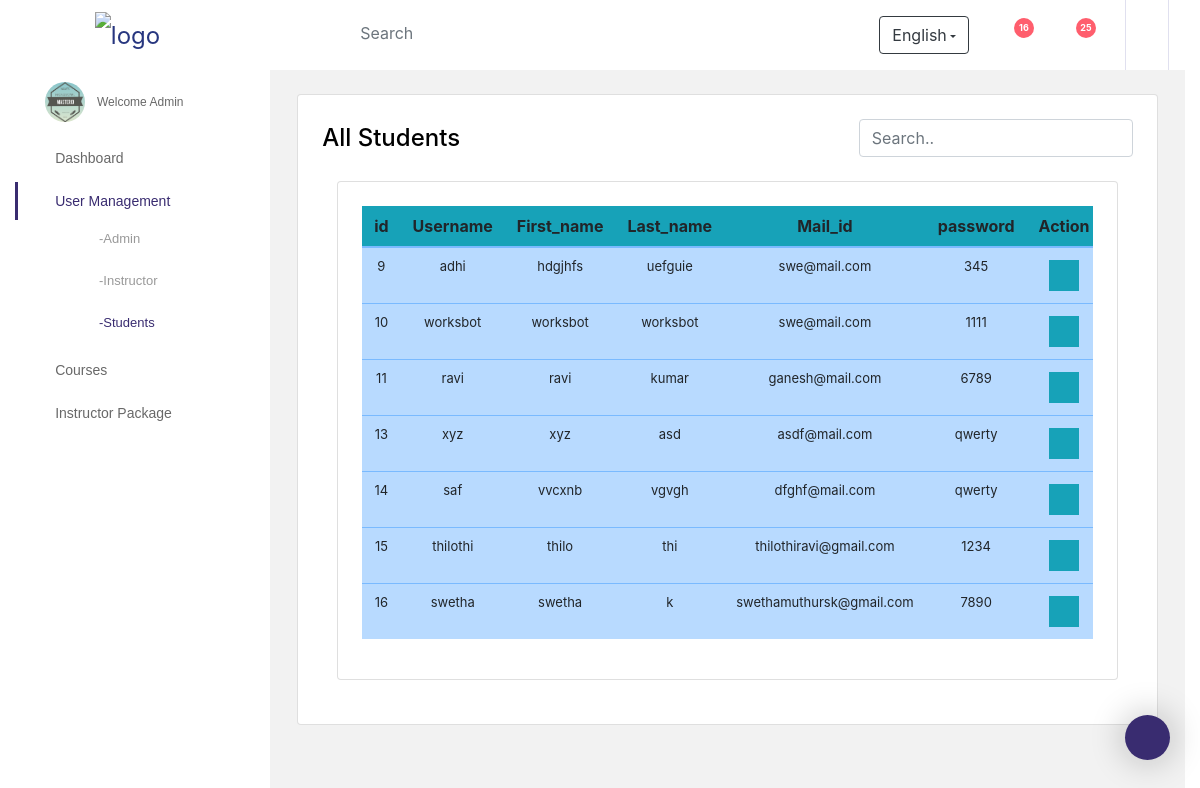
Screenshot of /all_student_admin with the database file from the repository.
### sub_part/models.py (models this page shows, shortened)
class allstudents(models.Model):
    Username=models.CharField(max_length=100)
    First_name=models.CharField(max_length=100)
    Last_name=models.CharField(max_length=100)
    Mail_id=models.EmailField()
    password=models.CharField(max_length=100)

### sub_part/views.py (the view)
# urls.py: path('all_student_admin',views.all_student_admin,name='all_student_admin'),
def all_student_admin(request):
    ex3=allstudents.objects.all()
    context={'ex3':ex3}
    return render(request,'all_student_admin.html',context)

### template/all_student_admin.html (shortened to what this page needs)
{% load static %}
<!DOCTYPE html>
<html lang="en">
<head>
  <link rel="stylesheet" href="{% static 'vendors/iconfonts/font-awesome/css/all.min.css' %}">
  <link rel="stylesheet" href="{% static 'vendors/css/vendor.bundle.base.css' %}">
  <link rel="stylesheet" href="{% static 'vendors/css/vendor.bundle.addons.css' %}">
  <link rel="stylesheet" href="{% static 'css/style1.css' %}">
  <link rel="stylesheet" href="https://maxcdn.bootstrapcdn.com/bootstrap/4.4.1/css/bootstrap.min.css">
</head>
<body>
  <div class="container-scroller">
    <nav class="navbar col-lg-12 col-12 p-0 fixed-top d-flex flex-row default-layout-navbar">
      <div class="text-center navbar-brand-wrapper d-flex align-items-center justify-content-center">
        <a class="navbar-brand brand-logo" href="{% url '/' %}"><img src="{% static 'images/logo1.jpg' %}" alt="logo"/></a>
      </div>
      <div class="navbar-menu-wrapper d-flex align-items-stretch">
        <button class="navbar-toggler navbar-toggler align-self-center" type="button" data-toggle="minimize">
          <span class="fas fa-bars"></span>
        </button>
        <ul class="navbar-nav">
          <li class="nav-item nav-search d-none d-md-flex">
            <div class="nav-link">
              <div class="input-group">
                <div class="input-group-prepend">
                  <span class="input-group-text">
                    <i class="fas fa-search"></i>
                  </span>
                </div>
                <input type="text" class="form-control" placeholder="Search" aria-label="Search">
              </div>
            </div>
          </li>
        </ul>
        <ul class="navbar-nav navbar-nav-right">
          <li class="nav-item dropdown d-none d-lg-flex">
            <div class="nav-link">
              <span class="dropdown-toggle btn btn-outline-dark" id="languageDropdown" data-toggle="dropdown">English</span>
            </div>
          </li>
          <li class="nav-item dropdown">
            <a class="nav-link count-indicator dropdown-toggle" id="notificationDropdown" href="#" data-toggle="dropdown">
              <i class="fas fa-bell mx-0"></i>
              <span class="count">16</span>
            </a>
          </li>
          <li class="nav-item dropdown">
            <a class="nav-link count-indicator dropdown-toggle" id="messageDropdown" href="#" data-toggle="dropdown" aria-expanded="false">
              <i class="fas fa-envelope mx-0"></i>
              <span class="count">25</span>
            </a>
          </li>
          <li class="nav-item nav-profile dropdown">
            <a class="fa fa-power-off" aria-hidden="true" href="{% url 'adminlogin' %}" >
            </a>
          </li>
        </ul>
      </div>
    </nav>
    <div class="container-fluid page-body-wrapper">
      <div class="theme-setting-wrapper">
        <div id="settings-trigger"><i class="fas fa-fill-drip"></i></div>
      </div>
      <nav class="sidebar sidebar-offcanvas" id="sidebar">
        <ul class="nav">
          <li class="nav-item nav-profile">
            <div class="nav-link">
              <div class="profile-image">
                <img src="{% static 'images/logo.jpg' %}" alt="image"/>
              </div>
              <div class="profile-name">
                <p class="designation">
                  Welcome Admin
                </p>
              </div>
            </div>
          </li>
          <li class="nav-item">
            <a class="nav-link" href="{% url 'index3' %}">
              <i class="fa fa-home"></i>
              <span class="menu-title">Dashboard</span>
            </a>
          </li>
          <li class="nav-item">
            <a class="nav-link" data-toggle="collapse" href="#page-layouts" aria-expanded="false" aria-controls="page-layouts">
              <i class="fa fa-user"></i>
              <span class="menu-title">User Management</span>
              <i class="menu-arrow"></i>
            </a>
            <div class="collapse" id="page-layouts">
              <ul class="nav flex-column sub-menu">
                <li class="nav-item "> <a class="nav-link" href="{% url 'admin_user_create' %}">-Admin</a></li>
                <li class="nav-item"> <a class="nav-link" href="{% url 'all_instructor' %}">-Instructor</a></li>
                <li class="nav-item"> <a class="nav-link" href="{% url 'all_student_admin' %}">-Students</a></li>
              </ul>
            </div>
          </li>
          <li class="nav-item">
            <a class="nav-link" data-toggle="collapse" href="#page-layouts" aria-expanded="false" aria-controls="page-layouts">
              <i class="fa fa-user"></i>
              <span class="menu-title">Courses</span>
              <i class="menu-arrow"></i>
            </a>
          </li>
          <li class="nav-item">
            <a class="nav-link" href="{% url 'instructor_pack' %}">
              <i class="fa fa-briefcase"></i>
              <span class="menu-title"> Instructor Package</span>
              <i class="menu-arrow"></i>
            </a>
          </li>
        </ul>
      </nav>
      <div class="main-panel">
        <div class="content-wrapper">
          <div class="row">
            <div class="col-12 grid-margin">
            <div class="card">
              <div class="card-body">
                <div class="page-header">
                  <h3 class="page-title">
                    All Students
                  </h3>
                  <nav>
                    <input class="form-control" id="myInput" type="text" placeholder="Search..">
                  </nav>
                </div>
                <div class="container">
                  <div class="row">
                    <div class="col-12 grid-margin">
                      <div class="card">
                        <div class="card-body">
                          <div class="table-responsive">
                            <table class="table table-boreded table-primary table-hover text-center" >
                              <thead class="bg-info">
                              <tr>
                                <th>id</th>
                                  <th>Username</th>
                                  <th>First_name</th>
                                  <th>Last_name</th>
                                  <th>Mail_id</th>
                                  <th>password</th>
                                  <th>Action</th>
                              </tr>
                              </thead>
                              <tbody id="myTable">
                              {% for i in ex3 %}
                              <tr>
                                <td>{{i.id}}</td>
                                  <td>{{i.Username}}</td>
                                  <td>{{i.First_name}}</td>
                                  <td>{{i.Last_name}}</td>
                                  <td>{{i.Mail_id}}</td>
                                  <td>{{i.password}}</td>
                                  <td><a href="student_edit/{{i.id}}"class="btn btn-info btn-sm rounded-0" type="button" data-toggle="tooltip" data-placement="top" title="Edit"><i class="fa fa-edit"></i></a></a></td>
                              </tr>
                              {% endfor %}
                            </tbody>
                            </table>
                          </div>
                        </div>
                      </div>
                    </div>
                  </div>
                </div>
              </div>
            </div>
          </div>
        </div>
      </div>
      </div>
    </div>
</body>
</html>

### rows the page displays
allstudents: id "9", Username "adhi", First_name "hdgjhfs", Last_name "uefguie", Mail_id "swe@mail.com", password "345"
allstudents: id "10", Username "worksbot", First_name "worksbot", Last_name "worksbot", Mail_id "swe@mail.com", password "1111"
allstudents: id "11", Username "ravi", First_name "ravi", Last_name "kumar", Mail_id "ganesh@mail.com", password "6789"
allstudents: id "13", Username "xyz", First_name "xyz", Last_name "asd", Mail_id "asdf@mail.com", password "qwerty"
allstudents: id "14", Username "saf", First_name "vvcxnb", Last_name "vgvgh", Mail_id "dfghf@mail.com", password "qwerty"
allstudents: id "15", Username "thilothi", First_name "thilo", Last_name "thi", Mail_id "thilothiravi@gmail.com", password "1234"
allstudents: id "16", Username "swetha", First_name "swetha", Last_name "k", Mail_id "swethamuthursk@gmail.com", password "7890"
